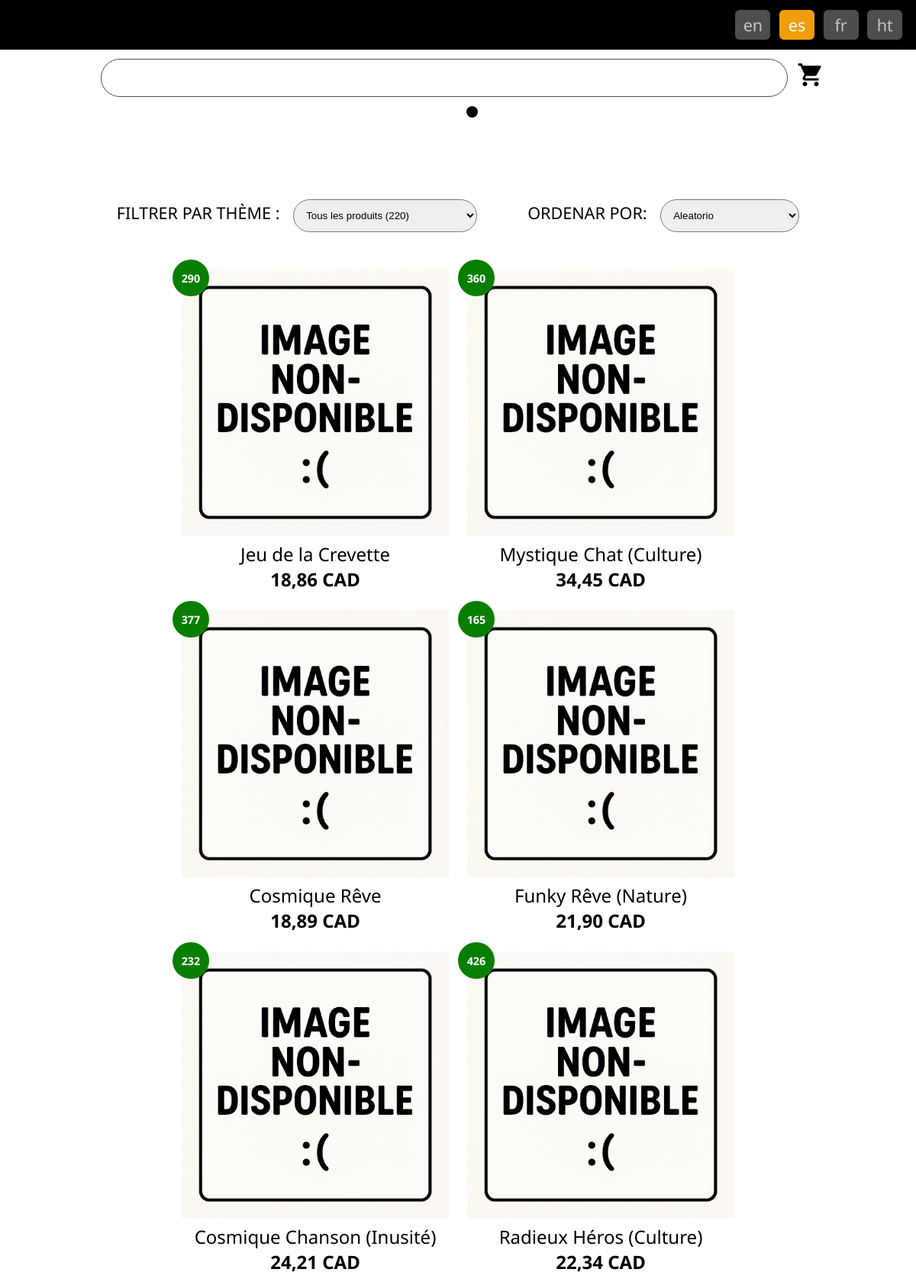
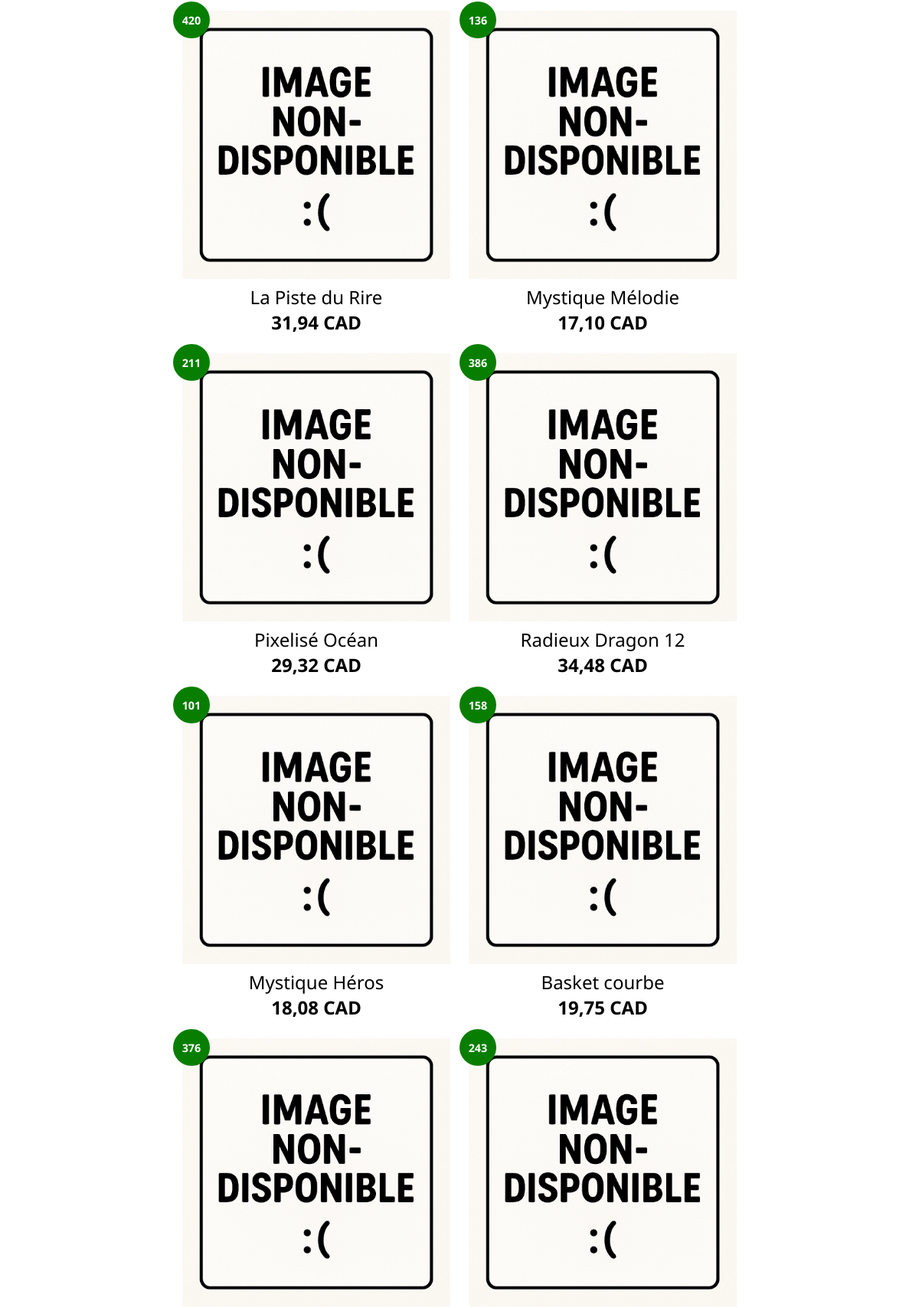
Page /teeshirts.php?lan=es (upper part) on the committed database (2 pictures, top to bottom).
### tables this page shows
CREATE TABLE `produits` (
  `id` SMALLINT NOT NULL AUTO_INCREMENT,
  `nom` VARCHAR(200) NOT NULL,
  `ventes` SMALLINT NOT NULL DEFAULT 0,
  `dac` DATE NOT NULL,
  `prix` DECIMAL(5,2) NOT NULL,
  `fichierImage` CHAR(11) NOT NULL DEFAULT 'ts0000.webp',
  `themeId` TINYINT NOT NULL,
  `categorieId` TINYINT NOT NULL,
  PRIMARY KEY (`id`),
  UNIQUE KEY (`nom`, `categorieId`)
) COMMENT 'les produits';

### lib/i18n.lib.php (called while the page is built, shortened)
<?php
function obtenirLanguesDisponibles()
{
    $langues = [];
    $contenuI18n = scandir("i18n");
    foreach ($contenuI18n as $nomFichier) {
        if ($nomFichier != "." && $nomFichier != "..") {
            $langues[] = substr($nomFichier, 0, 2);
        }
    }
    return $langues;
}
function determinerCodeLangue($codesLangues)
{
    $langue = "fr";
    if (isset($_GET["lan"]) && in_array($_GET["lan"], $codesLangues)) {
        $langue = $_GET["lan"];
    }
    return $langue;
}
function recupererTextesStatiques($codeLangue, $page)
{
    $textesChaineJson =  file_get_contents("i18n/" . $codeLangue . ".json");
    $textes = json_decode($textesChaineJson);
    return [
        $textes->entete,
        $textes->pied2page,
        $textes->$page,
        $textes->catalogue
    ];
}

### teeshirts.php (the view, shortened to what this page needs)
<?php
$page = "teeshirts";
include("commun/entete.inc.php");
$tri = $_GET["tri"] ?? "RAND()";
$filtre = $_GET["filtre"] ?? "tous";
$filtreSql = $filtre!="tous" ? " AND themeId=$filtre" : "";
$cnx = mysqli_connect('localhost', 'root', '');
mysqli_set_charset($cnx, 'utf8mb4');
mysqli_select_db($cnx, 'teetim');
$produitsJE = mysqli_query($cnx,
	"SELECT * FROM produits WHERE categorieId=1 $filtreSql ORDER BY $tri");
$produits = mysqli_fetch_all($produitsJE, MYSQLI_ASSOC);
$decompteProduits = count($produits);
?>
<main class="page-produits page-teeshirts">
	<article class="amorce">
		<form class="controle" action="">
			<div class="filtre">
				<label for="filtre">Filtrer par thème : </label>
				<select name="filtre" id="filtre">
					<option value="tous">Tous les produits (<?= $decompteProduits; ?>)</option>
				</select>
			</div>
			<div class="tri">
				<label for="tri"><?= $_cat->etiquetteTri; ?></label>
				<select name="tri" id="tri">
					<option <?= ($tri=="RAND()") ? "selected" : ""; ?> value="RAND()"><?= $_cat->triAleatoire; ?></option>
				</select>
			</div>
		</form>
	</article>
	<article class="principal">
		<?php
		foreach ($produits as $prd) :
			$fichierImage = "images/produits/teeshirts/{$prd['fichierImage']}";
		?>
			<div class="produit">
				<?php if($prd["ventes"] > 0) : ?>
					<span class="ventes"><?= $prd["ventes"]; ?></span>
				<?php endif; ?>
				<span class="image">
					<img
						src="<?= $fichierImage; ?>"
						alt="<?= $prd["nom"]; ?>"
					>
				</span>
				<span class="nom"><?= $prd["nom"]; ?></span>
				<span class="prix">
					<?=
						MessageFormatter::formatMessage(
							$langue, "{0, number, :: currency/CAD}",
							[$prd["prix"]]
						)
					?>
				</span>
			</div>
		<?php endforeach; ?>
	</article>
</main>
<?php
include("commun/pied2page.inc.php");
?>

### css/styles.css (style rules this page uses)
*, *::after, *::before { box-sizing: border-box; }
html { font-size: clamp(18px, 2vw, 24px); }
body { margin: 0; padding: 0; font-family: 'Noto Sans'; }
main { flex-grow: 1; width: 95vw; margin: 2rem auto; }
main.page-produits .amorce { display: flex; flex-direction: column; align-items: center; text-transform: uppercase; }
main.page-produits .amorce .controle { display: flex; flex-direction: column; align-items: center; row-gap: 0.75rem; font-size: 0.9rem; }
main.page-produits .amorce .controle select { margin-left: 0.5rem; padding: 0.5rem 3rem 0.5rem 0.5rem; border-radius: 1rem; }
main.page-produits .principal { margin: 1rem auto; width: 90vw; margin-top: 2rem; display: flex; justify-content: center; flex-wrap: wrap; gap: 1rem; }
main.page-produits .principal .produit { position: relative; width: 33%; min-width: 200px; max-width: 350px; display: flex; flex-direction: column; cursor: pointer; }
main.page-produits .principal .produit .ventes { position: absolute; top: -0.5rem; left: -0.5rem; display: flex; justify-content: center; align-items: center; width: 2rem; height: 2rem; background-color: var(--clr-fond-badge); color: var(--clr-texte-secondaire); border-radius: 50%; font-size: 0.6rem; font-weight: bold; }
main.page-produits .principal .produit .image img { width: 100%; }
main.page-produits .principal .produit .nom { text-align: center; }
main.page-produits .principal .produit .prix { text-align: center; font-weight: bold; }
@media (min-width: 1000px) { main.page-produits .amorce .controle { flex-direction: row; align-items: center; justify-content: space-between; column-gap: 0.75rem; } }
@media (min-width: 1000px) { main.page-produits .amorce .controle>div { margin: 0 1rem; } }

### css/theme.css (style rules this page uses)
:root { --clr-fond-principale: #000; --clr-fond-tertiaire: #4e4e4e; --clr-fond-claire: #efefef; --clr-fond-actif: #f09e0c; --clr-fond-panier: #ae6e00; --clr-fond-boutons: #087e00; --clr-fond-menu-responsive: #ece7de; --clr-fond-badge: #087e00; --clr-texte-secondaire: #fff; --clr-texte-tertiaire: #c5c5c5; --clr-texte-actif: #000; --clr-bordure-secondaire: #000; --boxshadow-principal: rgba(0, 0, 0, 0.25) 0px 54px 55px, rgba(0, 0, 0, 0.12) 0px -12px 30px, rgba(0, 0, 0, 0.12) 0px 4px 6px, rgba(0, 0, 0, 0.17) 0px 12px 13px, rgba(0, 0, 0, 0.09) 0px -3px 5px; }

### rows in the picture
produits: ventes "290", fichierImage (picture), nom "Jeu de la Crevette", prix "18,86 CAD"
produits: ventes "360", fichierImage (picture), nom "Mystique Chat (Culture)", prix "34,45 CAD"
produits: ventes "377", fichierImage (picture), nom "Cosmique Rêve", prix "18,89 CAD"
produits: ventes "165", fichierImage (picture), nom "Funky Rêve (Nature)", prix "21,90 CAD"
produits: ventes "232", fichierImage (picture), nom "Cosmique Chanson (Inusité)", prix "24,21 CAD"
produits: ventes "426", fichierImage (picture), nom "Radieux Héros (Culture)", prix "22,34 CAD"
produits: ventes "420", fichierImage (picture), nom "La Piste du Rire", prix "31,94 CAD"
produits: ventes "136", fichierImage (picture), nom "Mystique Mélodie", prix "17,10 CAD"
produits: ventes "211", fichierImage (picture), nom "Pixelisé Océan", prix "29,32 CAD"
produits: ventes "386", fichierImage (picture), nom "Radieux Dragon 12", prix "34,48 CAD"
produits: ventes "101", fichierImage (picture), nom "Mystique Héros", prix "18,08 CAD"
produits: ventes "158", fichierImage (picture), nom "Basket courbe", prix "19,75 CAD"
produits: ventes "376", fichierImage (picture)
produits: ventes "243", fichierImage (picture)

### other values in the picture
$codeLangue "en"
$codeLangue "es"
$codeLangue "fr"
$codeLangue "ht"
$_cat->etiquetteTri "ORDENAR POR:"
form field tri "Aleatorio"
